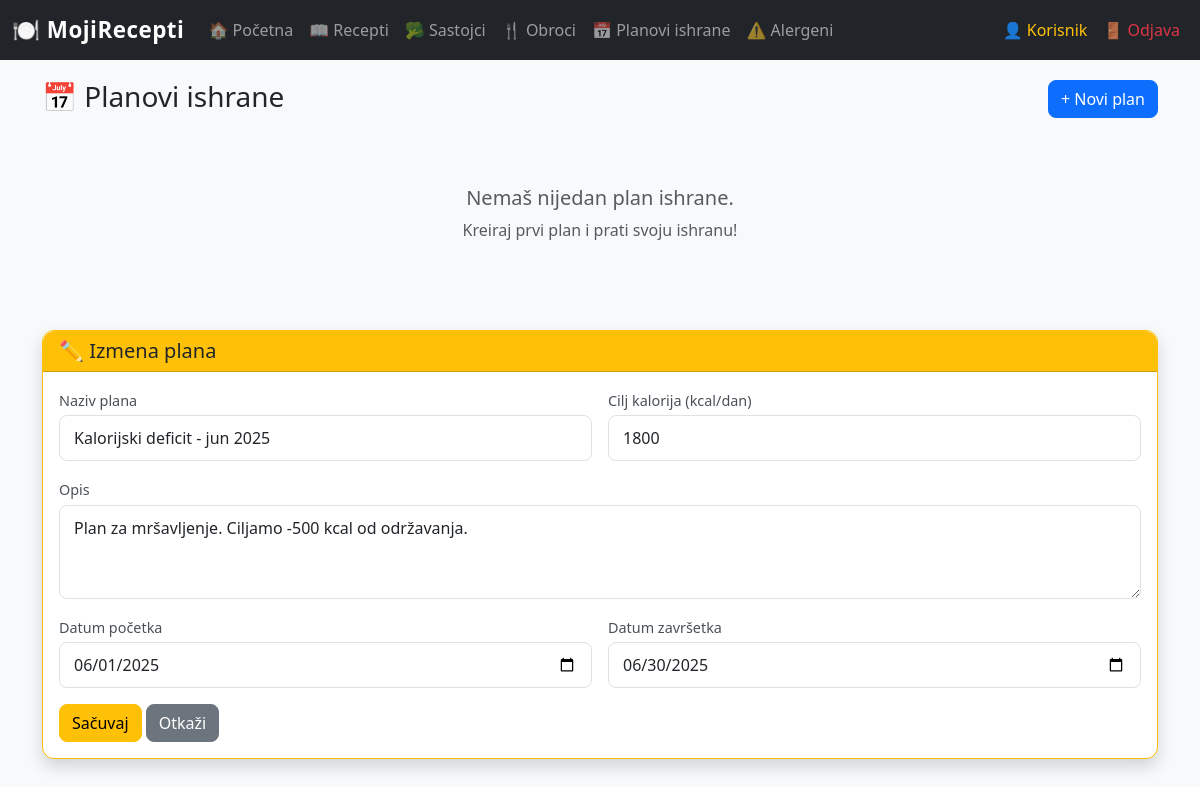
The app's page /planovi.php?izmeni=1 (signed in) with its own data.
### tables this page shows
CREATE TABLE IF NOT EXISTS PlanoviIshrane (
    PlanID INT AUTO_INCREMENT PRIMARY KEY,
    KorisnikID INT,
    Naziv VARCHAR(200) NOT NULL,
    Opis TEXT,
    DatumPocetka DATE,
    DatumZavrsetka DATE,
    CiljKalorija INT DEFAULT 2000,           
    FOREIGN KEY (KorisnikID) REFERENCES Korisnici(KorisnikID) ON DELETE CASCADE
);

### php/klase/Baza.php (called while the page is built, shortened)
<?php
class Baza {
    private static ?Baza $instanca = null;
    private mysqli $konekcija;
    private function __construct() {
        $host     = 'localhost';
        $korisnik = 'root';
        $sifra    = '';
        $baza     = 'recepti_app';
        $this->konekcija = new mysqli($host, $korisnik, $sifra, $baza);
        $this->konekcija->set_charset('utf8mb4');
    }
    public static function getInstanca(): Baza {
        if (self::$instanca === null) {
            self::$instanca = new Baza();
        }
        return self::$instanca;
    }
    public function query(string $sql): mysqli_result|bool {
        return $this->konekcija->query($sql);
    }
    public function imaKolonu(string $tabela, string $kolona): bool {
        $stmt = $this->konekcija->prepare(
            "SELECT 1 FROM information_schema.columns WHERE table_schema = DATABASE() AND table_name = ? AND column_name = ? LIMIT 1"
        );
        if (!$stmt) {
            return false;
        }
        $stmt->bind_param('ss', $tabela, $kolona);
        $stmt->execute();
        $stmt->store_result();
        $exists = $stmt->num_rows > 0;
        $stmt->close();
        return $exists;
    }}

### php/klase/EntitetBaze.php (called while the page is built, shortened)
<?php
require_once __DIR__ . '/Baza.php';
abstract class EntitetBaze implements ICrud {
    protected Baza $baza;
    protected string $tabela;
    protected string $primarniKljuc;
    public function __construct() {
        $this->baza = Baza::getInstanca();
    }
    public function citaj($id = null): array {
        if ($id !== null) {
            $id = (int)$id;
            $rez = $this->baza->query("SELECT * FROM {$this->tabela} WHERE {$this->primarniKljuc} = $id");
        } else {
            $rez = $this->baza->query("SELECT * FROM {$this->tabela}");
        }
        $podaci = [];
        while ($red = $rez->fetch_assoc()) {
            $podaci[] = $red;
        }
        return $podaci;
    }
}

### php/klase/Entiteti.php (called while the page is built, shortened)
<?php
require_once __DIR__ . '/EntitetBaze.php';
class PlanIshrane extends EntitetBaze {
    public function __construct() {
        $this->tabela        = 'PlanoviIshrane';
        $this->primarniKljuc = 'PlanID';
    }
}

### planovi.php (the view, shortened to what this page needs)
<?php
require_once 'php/klase/Entiteti.php';
$plan       = new PlanIshrane();
$korisnikId = (int)$_SESSION['korisnik_id'];
$svi        = $plan->citajZaKorisnika($korisnikId);
$zaIzmenu = null;
if (isset($_GET['izmeni'])) {
    $lista    = $plan->citaj((int)$_GET['izmeni']);
    $zaIzmenu = $lista[0] ?? null;
}
?>
<!DOCTYPE html>
<html lang="sr">
<head>
    <link href="https://cdn.jsdelivr.net/npm/bootstrap@5.3.0/dist/css/bootstrap.min.css" rel="stylesheet">
    <link rel="stylesheet" href="css/style.css">
</head>
<body class="bg-light">
<?php include 'php/navbar.php'; ?>
<div class="container" style="margin-top:80px;">
    <div class="row mb-3">
        <div class="col"><h3>📅 Planovi ishrane</h3></div>
        <div class="col-auto">
            <button class="btn btn-primary" data-bs-toggle="modal" data-bs-target="#modalDodaj">+ Novi plan</button>
        </div>
    </div>
    <div class="row g-3">
        <?php if (empty($svi)): ?>
            <div class="col-12 text-center text-muted py-5">
                <h5>Nemaš nijedan plan ishrane.</h5>
                <p>Kreiraj prvi plan i prati svoju ishranu!</p>
            </div>
        <?php endif; ?>
    </div>
    <?php if ($zaIzmenu): ?>
    <div id="editSection" class="card border-warning shadow mt-4">
        <div class="card-header bg-warning"><h5 class="mb-0">✏️ Izmena plana</h5></div>
        <div class="card-body">
            <form action="php/akcije.php?akcija=azuriraj&tip=plan&id=<?= $zaIzmenu['PlanID'] ?>" method="post">
                <div class="row g-3">
                    <div class="col-md-6">
                        <label class="form-label">Naziv plana</label>
                        <input type="text" name="naziv" class="form-control" value="<?= htmlspecialchars($zaIzmenu['Naziv']) ?>" required>
                    </div>
                    <div class="col-md-6">
                        <label class="form-label">Cilj kalorija (kcal/dan)</label>
                        <input type="number" name="cilj_kalorija" class="form-control" value="<?= $zaIzmenu['CiljKalorija'] ?>">
                    </div>
                    <div class="col-12">
                        <label class="form-label">Opis</label>
                        <textarea name="opis" class="form-control" rows="3"><?= htmlspecialchars($zaIzmenu['Opis'] ?? '') ?></textarea>
                    </div>
                    <div class="col-md-6">
                        <label class="form-label">Datum početka</label>
                        <input type="date" name="datum_pocetka" class="form-control" value="<?= $zaIzmenu['DatumPocetka'] ?>">
                    </div>
                    <div class="col-md-6">
                        <label class="form-label">Datum završetka</label>
                        <input type="date" name="datum_zavrsetka" class="form-control" value="<?= $zaIzmenu['DatumZavrsetka'] ?>">
                    </div>
                </div>
                <div class="mt-3">
                    <button type="submit" class="btn btn-warning">Sačuvaj</button>
                    <a href="planovi.php" class="btn btn-secondary">Otkaži</a>
                </div>
            </form>
        </div>
    </div>
    <?php endif; ?>
</div>
</body>
</html>

### css/style.css (style rules this page uses)
body { font-family: "Segoe UI", Tahoma, Geneva, Verdana, sans-serif; }
.card { border-radius: 12px; transition: transform 0.2s ease, box-shadow 0.2s ease; }
.card-header { border-radius: 12px 12px 0 0 !important; }
.btn { border-radius: 8px; font-weight: 500; }
.form-control, .form-select { border-radius: 8px; border: 1px solid #dee2e6; padding: 10px 14px; }
.form-label { font-weight: 500; font-size: 0.9rem; margin-bottom: 4px; color: #495057; }

### records on screen
planoviishrane: naziv "Kalorijski deficit - jun 2025", cilj_kalorija "1800", opis "Plan za mršavljenje. Ciljamo -500 kcal od održavanja.", datum_pocetka "06/01/2025", datum_zavrsetka "06/30/2025"

### other values on screen
$imePrezime "Korisnik"
